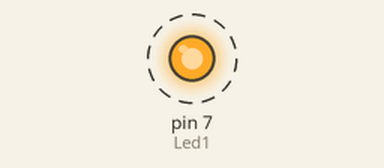
A sketch run on a simulated Arduino Uno, built with avr-gcc and run on an emulated ATmega328P. On the bench: output pins drawn as LEDs (lit = HIGH). Dashed ring = blinking.

Above: at 0.02 s.
Timing chart, 0 to 3.0 s (numbered marks = the images above):
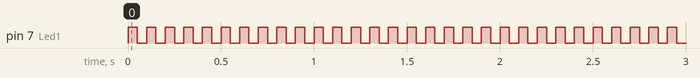

Measured:
- by itself, pin 7 (Led1): alternates HIGH for 0.05 s and LOW for 0.05 s

The sketch:

Flashing_light.ino
```cpp
const int Led1=7;    //設定第七腳位的名字

void setup() {
pinMode(Led1,OUTPUT);  //將第七腳位設為輸出

}
void loop() {

digitalWrite(Led1,HIGH);  //設腳位 為 高電壓
delay(50);                //延遲50毫秒
digitalWrite(Led1,LOW);
delay(50);

}
```
